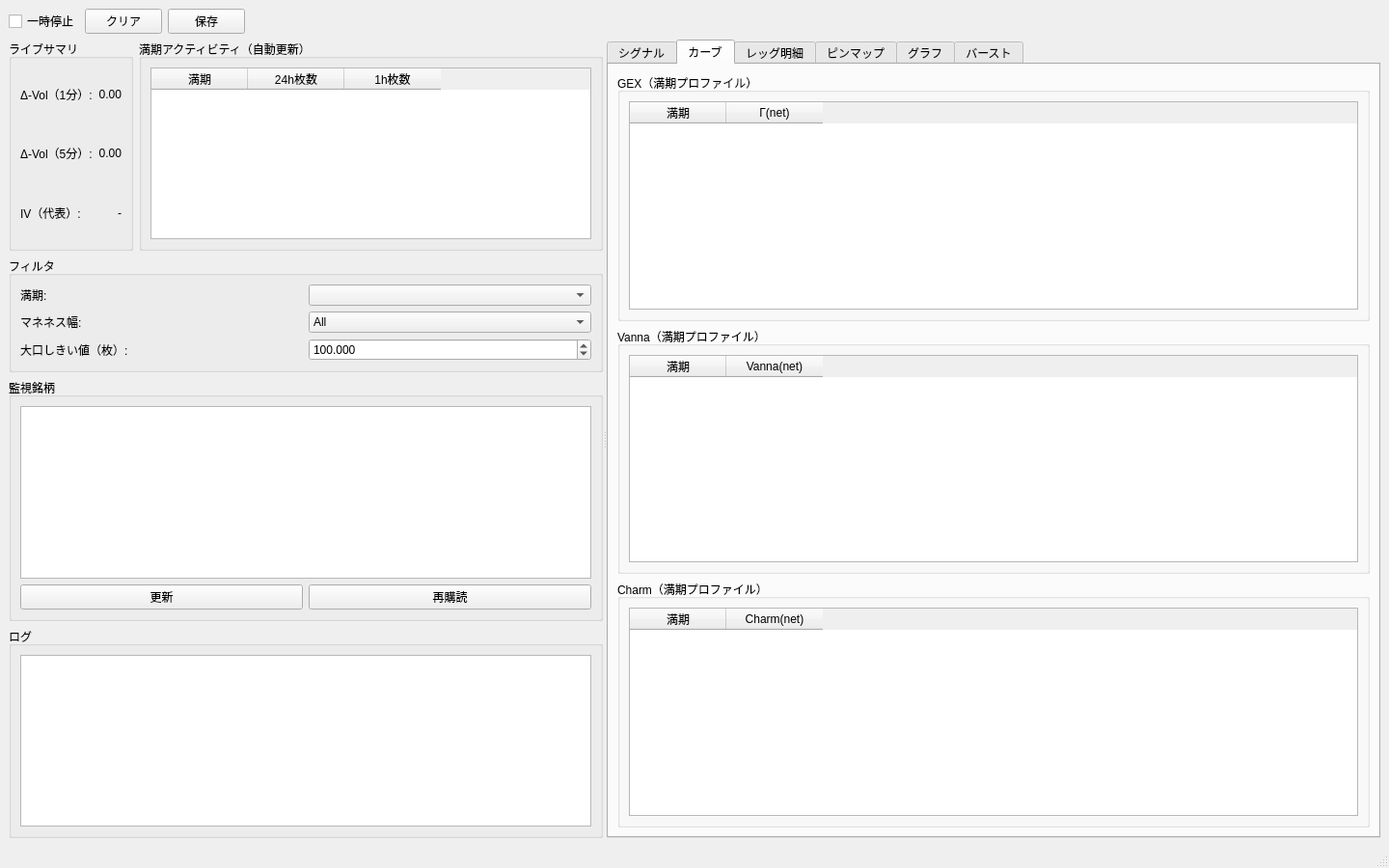
<?xml version="1.0" encoding="UTF-8"?>
<ui version="4.0">
 <class>MainWindow</class>
 <widget class="QMainWindow" name="MainWindow">
  <property name="geometry">
   <rect><x>0</x><y>0</y><width>1440</width><height>900</height></rect>
  </property>
  <property name="windowTitle">
   <string>BTC Option Live Terminal</string>
  </property>

  <widget class="QWidget" name="centralwidget">
   <layout class="QVBoxLayout" name="root" stretch="0,1">
    <item>
     <layout class="QHBoxLayout" name="topBar">
      <item>
       <widget class="QCheckBox" name="chkPauseTape">
        <property name="text"><string>一時停止</string></property>
       </widget>
      </item>
      <item>
       <widget class="QPushButton" name="btnClearTape">
        <property name="text"><string>クリア</string></property>
       </widget>
      </item>
      <item>
       <widget class="QPushButton" name="btnSaveTape">
        <property name="text"><string>保存</string></property>
       </widget>
      </item>
      <item>
       <spacer name="topSpacer">
        <property name="orientation"><enum>Qt::Horizontal</enum></property>
        <property name="sizeHint" stdset="0"><size><width>0</width><height>0</height></size></property>
       </spacer>
      </item>
     </layout>
    </item>

    <item>
     <widget class="QSplitter" name="splitterMain">
      <property name="orientation"><enum>Qt::Horizontal</enum></property>
      <property name="childrenCollapsible"><bool>false</bool></property>

      <!-- 左パネル -->
      <widget class="QWidget" name="leftPanel">
       <layout class="QVBoxLayout" name="leftVBox">

        <!-- サマリ＋満期アクティビティ -->
        <item>
         <layout class="QHBoxLayout" name="rowSummary">
          <item>
           <widget class="QGroupBox" name="groupSummary">
            <property name="title"><string>ライブサマリ</string></property>
            <layout class="QGridLayout" name="gridSummary">
             <item row="0" column="0"><widget class="QLabel" name="labelDVol1m"><property name="text"><string>Δ-Vol（1分）:</string></property></widget></item>
             <item row="0" column="1"><widget class="QLabel" name="valueDVol1m"><property name="text"><string>0.00</string></property><property name="alignment"><set>Qt::AlignRight|Qt::AlignVCenter</set></property></widget></item>
             <item row="1" column="0"><widget class="QLabel" name="labelDVol5m"><property name="text"><string>Δ-Vol（5分）:</string></property></widget></item>
             <item row="1" column="1"><widget class="QLabel" name="valueDVol5m"><property name="text"><string>0.00</string></property><property name="alignment"><set>Qt::AlignRight|Qt::AlignVCenter</set></property></widget></item>
             <item row="2" column="0"><widget class="QLabel" name="labelIV"><property name="text"><string>IV（代表）:</string></property></widget></item>
             <item row="2" column="1"><widget class="QLabel" name="valueIV"><property name="text"><string>-</string></property><property name="alignment"><set>Qt::AlignRight|Qt::AlignVCenter</set></property></widget></item>
            </layout>
           </widget>
          </item>

          <item>
           <widget class="QGroupBox" name="groupExpiryActivity">
            <property name="title"><string>満期アクティビティ（自動更新）</string></property>
            <layout class="QVBoxLayout" name="vboxExpAct">
             <item>
              <widget class="QTableWidget" name="tableExpiryActivity">
               <property name="editTriggers"><set>QAbstractItemView::NoEditTriggers</set></property>
               <property name="alternatingRowColors"><bool>true</bool></property>
               <property name="selectionBehavior"><enum>QAbstractItemView::SelectRows</enum></property>
               <property name="sortingEnabled"><bool>true</bool></property>
               <property name="columnCount"><number>3</number></property>
               <column><property name="text"><string>満期</string></property></column>
               <column><property name="text"><string>24h枚数</string></property></column>
               <column><property name="text"><string>1h枚数</string></property></column>
              </widget>
             </item>
            </layout>
           </widget>
          </item>
         </layout>
        </item>

        <!-- フィルタ -->
        <item>
         <widget class="QGroupBox" name="groupFilters">
          <property name="title"><string>フィルタ</string></property>
          <layout class="QGridLayout" name="gridFilters">
           <item row="0" column="0"><widget class="QLabel" name="labelExpiry"><property name="text"><string>満期:</string></property></widget></item>
           <item row="0" column="1"><widget class="QComboBox" name="comboExpiry"/></item>
           <item row="1" column="0"><widget class="QLabel" name="labelMoneyness"><property name="text"><string>マネネス幅:</string></property></widget></item>
           <item row="1" column="1">
            <widget class="QComboBox" name="comboMoneyness">
             <property name="currentIndex"><number>2</number></property>
             <item><property name="text"><string>ATM±10%</string></property></item>
             <item><property name="text"><string>ATM±20%</string></property></item>
             <item><property name="text"><string>All</string></property></item>
            </widget>
           </item>
           <item row="2" column="0"><widget class="QLabel" name="labelSize"><property name="text"><string>大口しきい値（枚）:</string></property></widget></item>
           <item row="2" column="1">
            <widget class="QDoubleSpinBox" name="spinMinSize">
             <property name="decimals"><number>3</number></property>
             <property name="maximum"><double>999999999.0</double></property>
             <property name="value"><double>100.0</double></property>
            </widget>
           </item>
          </layout>
         </widget>
        </item>

        <!-- 監視銘柄 -->
        <item>
         <widget class="QGroupBox" name="groupWatch">
          <property name="title"><string>監視銘柄</string></property>
          <layout class="QVBoxLayout" name="vboxWatch">
           <item><widget class="QListWidget" name="listInstruments"/></item>
           <item>
            <layout class="QHBoxLayout" name="hWatchBtns">
             <item><widget class="QPushButton" name="btnRefresh"><property name="text"><string>更新</string></property></widget></item>
             <item><widget class="QPushButton" name="btnResubscribe"><property name="text"><string>再購読</string></property></widget></item>
            </layout>
           </item>
          </layout>
         </widget>
        </item>

        <!-- ログ -->
        <item>
         <widget class="QGroupBox" name="groupLog">
          <property name="title"><string>ログ</string></property>
          <layout class="QVBoxLayout" name="vboxLog">
           <item>
            <widget class="QPlainTextEdit" name="plainTextEdit">
             <property name="lineWrapMode"><enum>QPlainTextEdit::NoWrap</enum></property>
             <property name="font"><font><family>Consolas</family><pointsize>10</pointsize></font></property>
            </widget>
           </item>
          </layout>
         </widget>
        </item>

       </layout>
      </widget>

      <!-- 右パネル -->
      <widget class="QWidget" name="rightPanel">
       <layout class="QVBoxLayout" name="rightVBox">
        <item>
         <widget class="QTabWidget" name="tabsData">
          <property name="currentIndex"><number>1</number></property>

          <!-- シグナル -->
          <widget class="QWidget" name="tabSignals">
           <attribute name="title"><string>シグナル</string></attribute>
           <layout class="QVBoxLayout" name="vboxSignals">
            <item>
             <widget class="QTableWidget" name="tableSignals">
              <property name="editTriggers"><set>QAbstractItemView::NoEditTriggers</set></property>
              <property name="alternatingRowColors"><bool>true</bool></property>
              <property name="selectionBehavior"><enum>QAbstractItemView::SelectRows</enum></property>
              <property name="sortingEnabled"><bool>true</bool></property>
              <property name="columnCount"><number>24</number></property>
              <column><property name="text"><string>時刻</string></property></column>
              <column><property name="text"><string>満期</string></property></column>
              <column><property name="text"><string>方向</string></property></column>
              <column><property name="text"><string>パターン</string></property></column>
              <column><property name="text"><string>行使(中心)</string></property></column>
              <column><property name="text"><string>枚数</string></property></column>
              <column><property name="text"><string>推定Δ</string></property></column>
              <column><property name="text"><string>強度(|Δ加重|)</string></property></column>
              <column><property name="text"><string>名目(USD)</string></property></column>
              <column><property name="text"><string>Net建値</string></property></column>
              <column><property name="text"><string>BE下</string></property></column>
              <column><property name="text"><string>BE上</string></property></column>
              <column><property name="text"><string>最大損失</string></property></column>
              <column><property name="text"><string>最大利益</string></property></column>
              <column><property name="text"><string>Trade IV</string></property></column>
              <column><property name="text"><string>IVエッジ(bp)</string></property></column>
              <column><property name="text"><string>OI比率</string></property></column>
              <column><property name="text"><string>Γ(net)</string></property></column>
              <column><property name="text"><string>Vanna(net)</string></property></column>
              <column><property name="text"><string>Charm(net)</string></property></column>
              <column><property name="text"><string>TTE(分)</string></property></column>
              <column><property name="text"><string>LinkID</string></property></column>
              <column><property name="text"><string>Venue</string></property></column>
              <column><property name="text"><string>Agg(比率)</string></property></column>
             </widget>
            </item>
           </layout>
          </widget>

          <!-- カーブ（テーブルのみ） -->
          <widget class="QWidget" name="tabCurves">
           <attribute name="title"><string>カーブ</string></attribute>
           <layout class="QVBoxLayout" name="vboxCurvesTablesTab">
            <item>
             <widget class="QGroupBox" name="groupGex">
              <property name="title"><string>GEX（満期プロファイル）</string></property>
              <layout class="QVBoxLayout" name="vGex">
               <item>
                <widget class="QTableWidget" name="tableGexCurve">
                 <property name="editTriggers"><set>QAbstractItemView::NoEditTriggers</set></property>
                 <property name="alternatingRowColors"><bool>true</bool></property>
                 <property name="sortingEnabled"><bool>true</bool></property>
                 <property name="columnCount"><number>2</number></property>
                 <column><property name="text"><string>満期</string></property></column>
                 <column><property name="text"><string>Γ(net)</string></property></column>
                </widget>
               </item>
              </layout>
             </widget>
            </item>
            <item>
             <widget class="QGroupBox" name="groupVanna">
              <property name="title"><string>Vanna（満期プロファイル）</string></property>
              <layout class="QVBoxLayout" name="vVanna">
               <item>
                <widget class="QTableWidget" name="tableVannaCurve">
                 <property name="editTriggers"><set>QAbstractItemView::NoEditTriggers</set></property>
                 <property name="alternatingRowColors"><bool>true</bool></property>
                 <property name="sortingEnabled"><bool>true</bool></property>
                 <property name="columnCount"><number>2</number></property>
                 <column><property name="text"><string>満期</string></property></column>
                 <column><property name="text"><string>Vanna(net)</string></property></column>
                </widget>
               </item>
              </layout>
             </widget>
            </item>
            <item>
             <widget class="QGroupBox" name="groupCharm">
              <property name="title"><string>Charm（満期プロファイル）</string></property>
              <layout class="QVBoxLayout" name="vCharm">
               <item>
                <widget class="QTableWidget" name="tableCharmCurve">
                 <property name="editTriggers"><set>QAbstractItemView::NoEditTriggers</set></property>
                 <property name="alternatingRowColors"><bool>true</bool></property>
                 <property name="sortingEnabled"><bool>true</bool></property>
                 <property name="columnCount"><number>2</number></property>
                 <column><property name="text"><string>満期</string></property></column>
                 <column><property name="text"><string>Charm(net)</string></property></column>
                </widget>
               </item>
              </layout>
             </widget>
            </item>
           </layout>
          </widget>

          <!-- レッグ明細 -->
          <widget class="QWidget" name="tabLegs">
           <attribute name="title"><string>レッグ明細</string></attribute>
           <layout class="QVBoxLayout" name="vboxLegs">
            <item>
             <widget class="QTableWidget" name="tableLegs">
              <property name="editTriggers"><set>QAbstractItemView::NoEditTriggers</set></property>
              <property name="alternatingRowColors"><bool>true</bool></property>
              <property name="selectionBehavior"><enum>QAbstractItemView::SelectRows</enum></property>
              <property name="sortingEnabled"><bool>true</bool></property>
              <property name="columnCount"><number>19</number></property>
              <column><property name="text"><string>時刻</string></property></column>
              <column><property name="text"><string>LinkID</string></property></column>
              <column><property name="text"><string>アグレッサ</string></property></column>
              <column><property name="text"><string>Venue</string></property></column>
              <column><property name="text"><string>銘柄</string></property></column>
              <column><property name="text"><string>Call/Put</string></property></column>
              <column><property name="text"><string>満期</string></property></column>
              <column><property name="text"><string>行使</string></property></column>
              <column><property name="text"><string>数量</string></property></column>
              <column><property name="text"><string>プレミアム</string></property></column>
              <column><property name="text"><string>通貨</string></property></column>
              <column><property name="text"><string>乗数M</string></property></column>
              <column><property name="text"><string>手数料</string></property></column>
              <column><property name="text"><string>Trade IV</string></property></column>
              <column><property name="text"><string>NBBO Bid</string></property></column>
              <column><property name="text"><string>NBBO Ask</string></property></column>
              <column><property name="text"><string>Mid</string></property></column>
              <column><property name="text"><string>乖離(bp)</string></property></column>
              <column><property name="text"><string>OrderID</string></property></column>
             </widget>
            </item>
           </layout>
          </widget>

          <!-- ピンマップ -->
          <widget class="QWidget" name="tabPinMap">
           <attribute name="title"><string>ピンマップ</string></attribute>
           <layout class="QVBoxLayout" name="vboxPinMap">
            <item>
             <widget class="QTableWidget" name="tablePinMap">
              <property name="editTriggers"><set>QAbstractItemView::NoEditTriggers</set></property>
              <property name="alternatingRowColors"><bool>true</bool></property>
              <property name="selectionBehavior"><enum>QAbstractItemView::SelectRows</enum></property>
              <property name="sortingEnabled"><bool>true</bool></property>
              <property name="columnCount"><number>8</number></property>
              <column><property name="text"><string>満期</string></property></column>
              <column><property name="text"><string>Call/Put</string></property></column>
              <column><property name="text"><string>行使</string></property></column>
              <column><property name="text"><string>現値からの距離(%)</string></property></column>
              <column><property name="text"><string>残存枚数</string></property></column>
              <column><property name="text"><string>残存dVol</string></property></column>
              <column><property name="text"><string>OI</string></property></column>
              <column><property name="text"><string>Pin指数</string></property></column>
             </widget>
            </item>
           </layout>
          </widget>

          <!-- グラフ（ここだけで有効） -->
          <widget class="QWidget" name="tabCharts">
           <attribute name="title"><string>グラフ</string></attribute>
           <layout class="QVBoxLayout" name="vboxCharts">
            <item>
             <layout class="QHBoxLayout" name="rowSmallCharts">
              <item><widget class="QChartView" name="viewGamma" native="true"/></item>
              <item><widget class="QChartView" name="viewVega" native="true"/></item>
             </layout>
            </item>
            <item><widget class="QChartView" name="viewCumPnl" native="true"/></item>
           </layout>
          </widget>

          <!-- バースト -->
          <widget class="QWidget" name="tabBursts">
           <attribute name="title"><string>バースト</string></attribute>
           <layout class="QVBoxLayout" name="vboxBursts">
            <item>
             <widget class="QTableWidget" name="tableBurstLog">
              <property name="editTriggers"><set>QAbstractItemView::NoEditTriggers</set></property>
              <property name="alternatingRowColors"><bool>true</bool></property>
              <property name="selectionBehavior"><enum>QAbstractItemView::SelectRows</enum></property>
              <property name="sortingEnabled"><bool>true</bool></property>
              <property name="columnCount"><number>10</number></property>
              <column><property name="text"><string>開始</string></property></column>
              <column><property name="text"><string>最終</string></property></column>
              <column><property name="text"><string>満期</string></property></column>
              <column><property name="text"><string>Call/Put</string></property></column>
              <column><property name="text"><string>中心行使</string></property></column>
              <column><property name="text"><string>数量合計</string></property></column>
              <column><property name="text"><string>dVol合計</string></property></column>
              <column><property name="text"><string>件数</string></property></column>
              <column><property name="text"><string>銘柄数</string></property></column>
              <column><property name="text"><string>バケット</string></property></column>
             </widget>
            </item>
           </layout>
          </widget>

         </widget>
        </item>
       </layout>
      </widget>

     </widget>
    </item>
   </layout>
  </widget>

  <widget class="QMenuBar" name="menubar">
   <property name="geometry"><rect><x>0</x><y>0</y><width>1440</width><height>22</height></rect></property>
  </widget>
  <widget class="QStatusBar" name="statusbar"/>
 </widget>

 <!-- Charts のカスタムウィジェット宣言（名前空間なしで宣言） -->
 <customwidgets>
  <customwidget>
   <class>QChartView</class>
   <extends>QGraphicsView</extends>
   <header location="global">QtCharts/QChartView</header>
  </customwidget>
 </customwidgets>

 <resources/>
 <connections/>
</ui>
